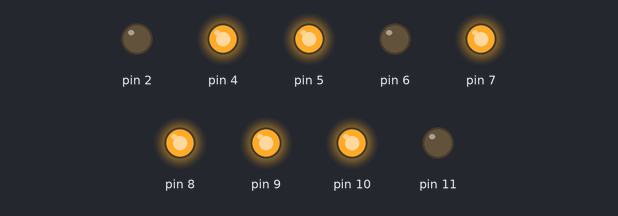
A sketch run on a simulated Arduino Uno, built with avr-gcc and run on an emulated ATmega328P. Parts: output pins drawn as LEDs (lit = HIGH).

Above: at 0.1 s.
At 4.1 s:
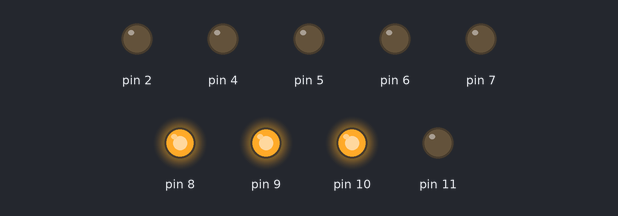
At 8.1 s:
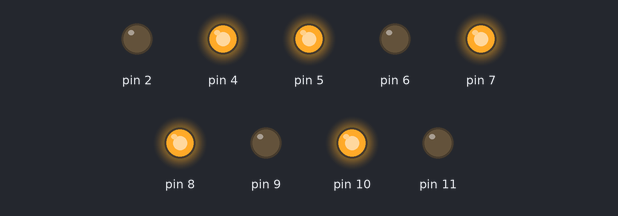
At 16.1 s:
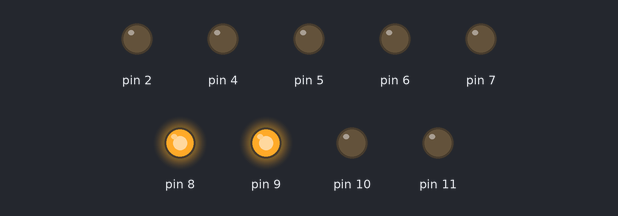
At 26.1 s:
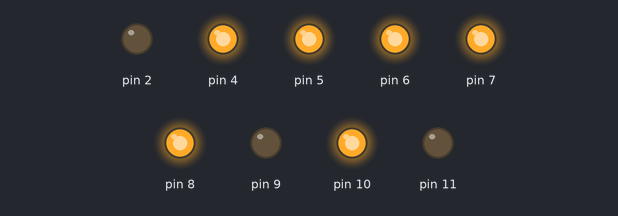
At 38.1 s:
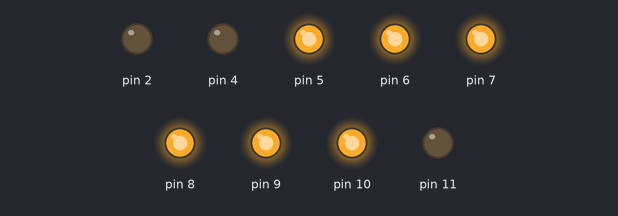
Timing chart, 0 to 39.6 s (numbered marks = the images above):
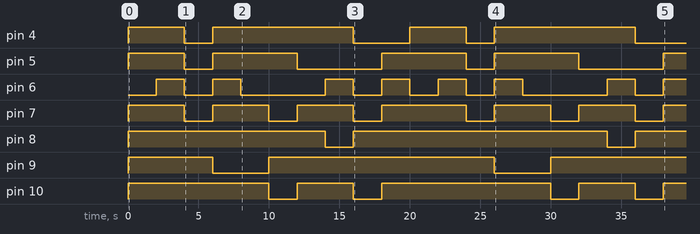

Measured:
- by itself, pin 4: LOW → HIGH at 0.00 s, → LOW 4.0 s later, → HIGH 2.0 s later, → LOW 10.0 s later, … (8 changes in this stretch)
- by itself, pin 5: LOW → HIGH at 0.00 s, → LOW 4.0 s later, → HIGH 2.0 s later, → LOW 6.0 s later, … (9 changes in this stretch)
- by itself, pin 6: LOW → HIGH at 2.0 s, → LOW 2.0 s later, → HIGH 2.0 s later, → LOW 2.0 s later, … (15 changes in this stretch)
- by itself, pin 7: LOW → HIGH at 0.00 s, → LOW 4.0 s later, → HIGH 2.0 s later, → LOW 4.0 s later, … (13 changes in this stretch)
- by itself, pin 8: goes HIGH 14.0 s, LOW 2.0 s, HIGH 18.0 s, LOW 2.0 s, then HIGH
- by itself, pin 9: goes HIGH 6.0 s, LOW 4.0 s, HIGH 16.0 s, LOW 4.0 s, then HIGH
- by itself, pin 10: LOW → HIGH at 0.00 s, → LOW 10.0 s later, → HIGH 2.0 s later, → LOW 4.0 s later, … (9 changes in this stretch)

The sketch:

partD.ino
```cpp
int i=9;    //declare i for loop index and initialize to 9
int stopLoop=0; //declare stopLoop, used for stopping loop after first run
int arrayB[10]={0x7,0x3,0x6,0x7,0x3,0x5,0x5,0x7,0x7,0x7};           //array of values to be sent to portB
int arrayD[10]={0xE0,0x0,0xD0,0x90,0x30,0xB0,0xF0,0x0,0xF0,0xB0};   //array of values to be sent to portD

void setup() {
  DDRB=0x0F;    //set DDRB 0000 1111
  DDRD=0xF4;    //set DDRD 1111 0100
  cli();        //disable interupts
  TCCR1A  = 0;
  TCCR1B  = 0;            //clear TCCR1A and B
  TCNT1   = 34286;        // preload timer (65536-16MHz/256/2Hz)
  TCCR1B |= 0b101;    // 1024 prescaler
  TIMSK1 |= (1<<TOIE1);   // enable timer overflow interrupt
  sei();
}

void loop() {
  PORTB=arrayB[i];  //out arrayB at index i to portB
  PORTD=arrayD[i];  //out arrayD at index i to portD
}

ISR(TIMER1_OVF_vect)  //ISR triggered by timer 1 overflow
{
  TCNT1 = 34286;  //reset TCNT1
  i--;    //decrement index i
  if (i<0)
  {
    stopLoop=1; //set stopLoop to 1
    i=9;  //reset index i
  }
}
```
